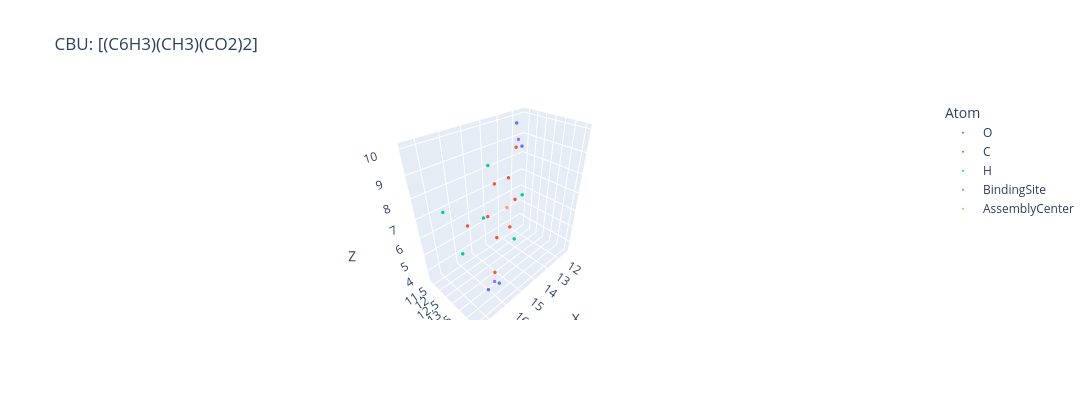

This figure's notebook cell:
### Code cell
# We can now visualise the added CBU
fig_new_cbu = new_cbu.visualise()

### Figure 1 — Plotly figure (JSON) as saved in the notebook; plotly's stock layout.template omitted (floating-point values rounded to 4 significant figures)
{"data": [{"hovertemplate": "Atom=O<br>X=%{x}<br>Y=%{y}<br>Z=%{z}<extra></extra>", "legendgroup": "O", "marker": {"color": "#636efa", "size": 2, "symbol": "circle"}, "mode": "markers", "name": "O", "scene": "scene", "showlegend": true, "type": "scatter3d", "x": [16.88, 15.49, 12.7, 11.38], "y": [14.62, 13.78, 12.06, 11.28], "z": [5.052, 3.51, 10.0, 8.378]}, {"hovertemplate": "Atom=C<br>X=%{x}<br>Y=%{y}<br>Z=%{z}<extra></extra>", "legendgroup": "C", "marker": {"color": "#EF553B", "size": 2, "symbol": "circle"}, "mode": "markers", "name": "C", "scene": "scene", "showlegend": true, "type": "scatter3d", "x": [15.89, 15.1, 15.51, 14.65, 13.37, 12.96, 13.83, 16.88, 12.43], "y": [13.93, 13.26, 13.18, 12.68, 12.26, 12.34, 12.84, 13.66, 11.83], "z": [4.691, 5.769, 7.095, 8.061, 7.7, 6.372, 5.408, 7.661, 8.78]}, {"hovertemplate": "Atom=H<br>X=%{x}<br>Y=%{y}<br>Z=%{z}<extra></extra>", "legendgroup": "H", "marker": {"color": "#00cc96", "size": 2, "symbol": "circle"}, "mode": "markers", "name": "H", "scene": "scene", "showlegend": true, "type": "scatter3d", "x": [14.92, 12.09, 13.55, 17.44, 17.34, 16.73], "y": [12.63, 12.05, 12.89, 14.0, 12.91, 14.38], "z": [8.967, 6.126, 4.5, 6.928, 8.099, 8.313]}, {"hovertemplate": "Atom=BindingSite<br>X=%{x}<br>Y=%{y}<br>Z=%{z}<extra></extra>", "legendgroup": "BindingSite", "marker": {"color": "#ab63fa", "size": 2, "symbol": "circle"}, "mode": "markers", "name": "BindingSite", "scene": "scene", "showlegend": true, "type": "scatter3d", "x": [16.08, 12.17], "y": [14.11, 11.73], "z": [4.418, 9.053]}, {"hovertemplate": "Atom=AssemblyCenter<br>X=%{x}<br>Y=%{y}<br>Z=%{z}<extra></extra>", "legendgroup": "AssemblyCenter", "marker": {"color": "#FFA15A", "size": 2, "symbol": "circle"}, "mode": "markers", "name": "AssemblyCenter", "scene": "scene", "showlegend": true, "type": "scatter3d", "x": [14.13], "y": [12.92], "z": [6.735]}], "layout": {"autosize": false, "height": 400, "legend": {"title": {"text": "Atom"}, "tracegroupgap": 0}, "scene": {"domain": {"x": [0, 1], "y": [0, 1]}, "xaxis": {"title": {"text": "X"}}, "yaxis": {"title": {"text": "Y"}}, "zaxis": {"title": {"text": "Z"}}}, "title": {"text": "CBU: [(C6H3)(CH3)(CO2)2]"}, "width": 1200}}
